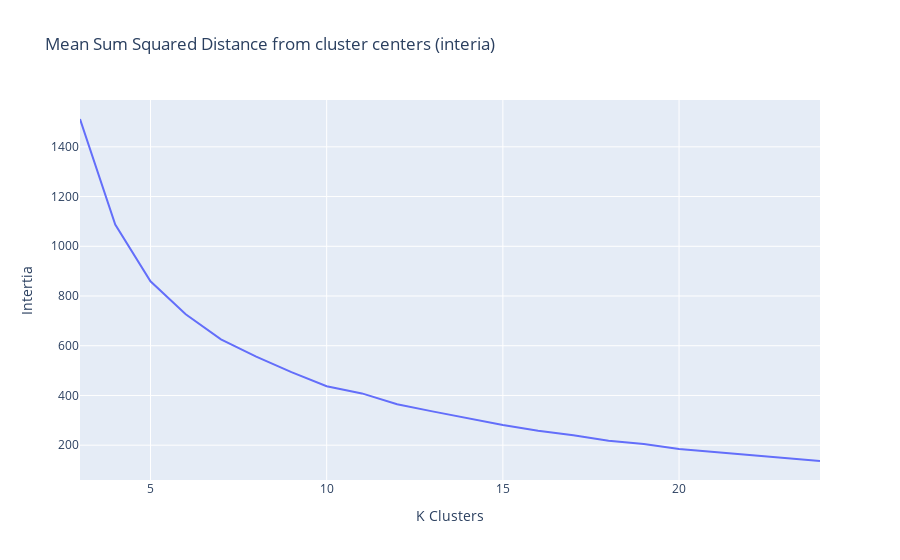

The notebook cell this image was saved under:
### Code cell
fig = go.Figure()
fig.add_trace(go.Scatter(x=df['k'],y=df['inertia'],mode='lines'))
fig.update_layout(title='Mean Sum Squared Distance from cluster centers (interia)',
                 xaxis_title='K Clusters',
                 yaxis_title='Intertia')
fig.show()

### Figure 1 — Plotly figure (JSON) as saved in the notebook; plotly's stock layout.template omitted (floating-point values rounded to 4 significant figures)
{"data": [{"mode": "lines", "type": "scatter", "x": [3, 4, 5, 6, 7, 8, 9, 10, 11, 12, 13, 14, 15, 16, 17, 18, 19, 20, 21, 22, 23, 24], "y": [1512.0, 1087.0, 859.0, 726.4, 625.4, 556.3, 493.6, 437.2, 408.3, 365.0, 335.9, 307.4, 280.8, 258.0, 239.9, 217.4, 204.3, 184.2, 172.3, 158.9, 149.2, 136.4]}], "layout": {"autosize": true, "title": {"text": "Mean Sum Squared Distance from cluster centers (interia)"}, "xaxis": {"autorange": true, "range": [3, 24], "title": {"text": "K Clusters"}, "type": "linear"}, "yaxis": {"autorange": true, "range": [59.95, 1588.0], "title": {"text": "Intertia"}, "type": "linear"}}}
